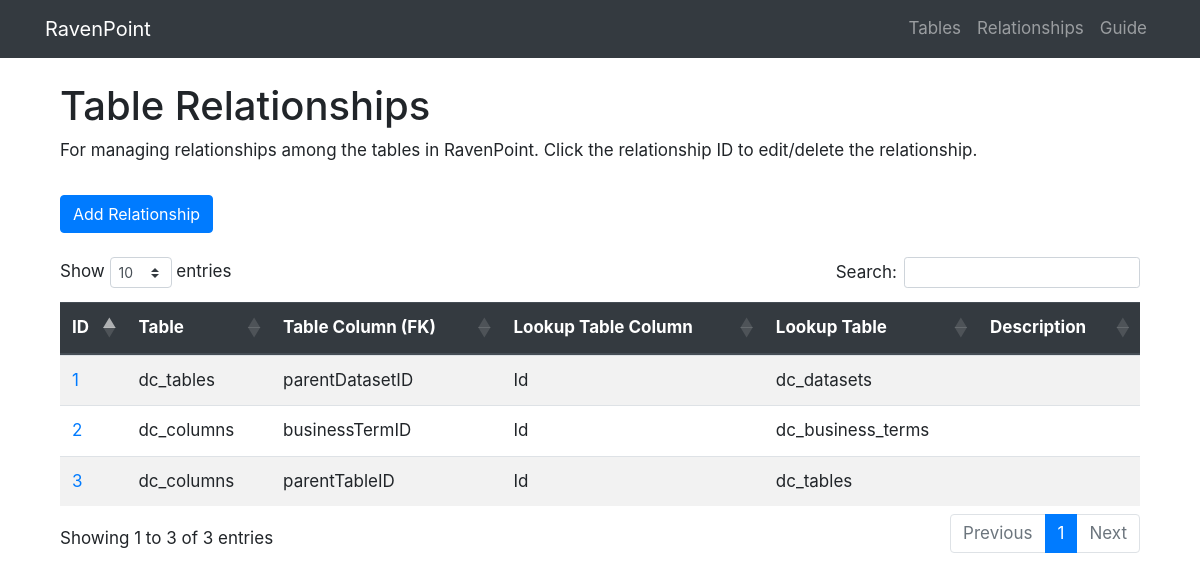
/relationships, run on an earlier commit of the app's database.
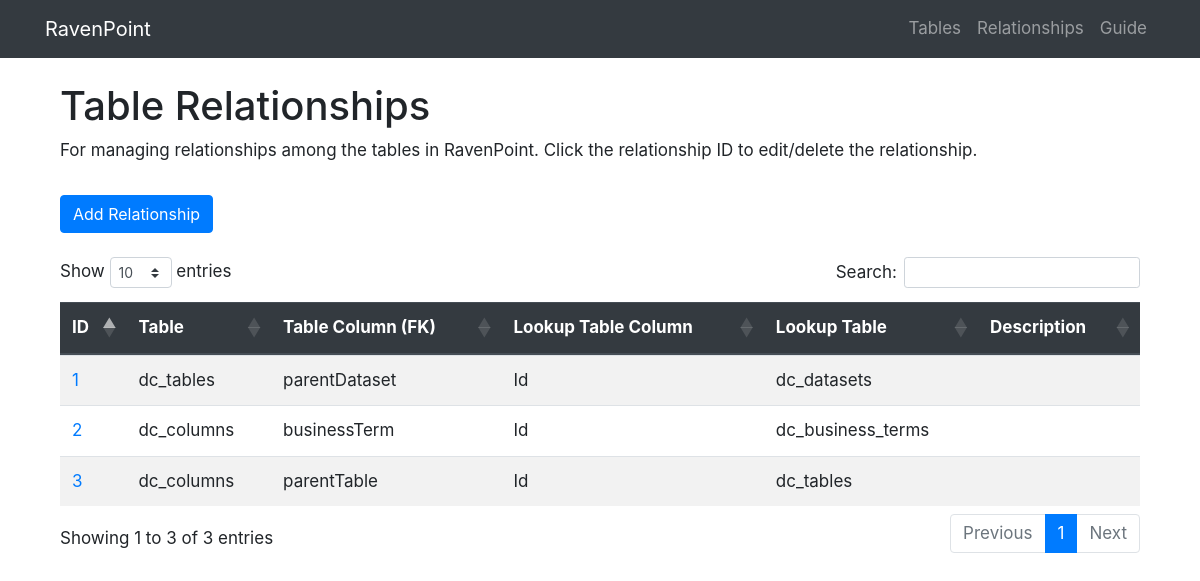
And on a later commit of the database.
### project/models.py (models this page shows, shortened)
class Relationship(db.Model):
  __tablename__ = 'relationships'
  rship_id = db.Column(db.Integer, primary_key=True)
  table_left = db.Column(db.String(128))
  table_left_on = db.Column(db.String(128))
  table_lookup = db.Column(db.String(128))
  table_lookup_on = db.Column(db.String(128))
  description = db.Column(db.String(255))

### project/admin/views.py (the view, shortened to what this page needs)
@admin.route('/relationships', methods=['GET', 'POST'])
def relationships():
    form = EditRelationship()
    with sqlite3.connect(conn_string) as conn:
        all_relationships = get_all_relationships(conn)
    return render_template('relationships.html', form=form,
                           relationships=all_relationships.to_dict('records'))

### project/admin/forms.py
class EditRelationship(FlaskForm):
    table_left = StringField('Table Name', [DataRequired(), NotEqualTo('table_lookup')])
    table_left_on = StringField('Table Column', [DataRequired()])
    table_lookup = StringField('Lookup Table', [DataRequired()])
    table_lookup_on = StringField('Lookup Table Column', [DataRequired()])
    description = StringField('Description')
    submit = SubmitField('Submit')

### project/utils.py (called while the page is built)
def get_all_relationships(conn):
  df = pd.read_sql(
    'SELECT * FROM relationships',
    conn
  )
  return df

### project/admin/templates/relationships.html (shortened to what this page needs)
{% extends 'base.html' %}
{% block content %}
<div class="container mt-4">
  <h1>Table Relationships</h1>
  <p>
    For managing relationships among the tables in RavenPoint. Click the relationship ID to edit/delete the relationship.
  </p>
  <button type="button" class="btn btn-primary mt-3" data-toggle="modal" data-target="#addTableModal">
    Add Relationship
  </button>
</div>
<div class="container mt-4">
  <table class="table table-striped" id="all-relationships">
    <thead class="thead-dark">
      <tr>
        <th scope="col">ID</th>
        <th scope="col">Table</th>
        <th scope="col">Table Column (FK)</th>
        <th scope="col">Lookup Table Column</th>
        <th scope="col">Lookup Table</th>
        <th scope="col">Description</th>
      </tr>
    </thead>
    <tbody>
      {% for rship in relationships %}
      <tr>
        <td>
          <a href="{{ url_for('admin.relationship', id=rship.rship_id) }}">
          {{ rship.rship_id }}
          </a>
        </td>
        <td>{{ rship.table_left }}</td>
        <td>{{ rship.table_left_on }}</td>
        <td>{{ rship.table_lookup_on }}</td>
        <td>{{ rship.table_lookup }}</td>
        <td>{{ rship.description }}</td>
      </tr>
      {% endfor %}
    </tbody>
  </table>
</div>
{% endblock %}

What changed in the data, as far as the page shows it:
changed Relationship "dc_datasets": table_left_on "parentDatasetID" → "parentDataset"
changed Relationship "dc_business_terms": table_left_on "businessTermID" → "businessTerm"
changed Relationship id 3: table_left_on "parentTableID" → "parentTable"
